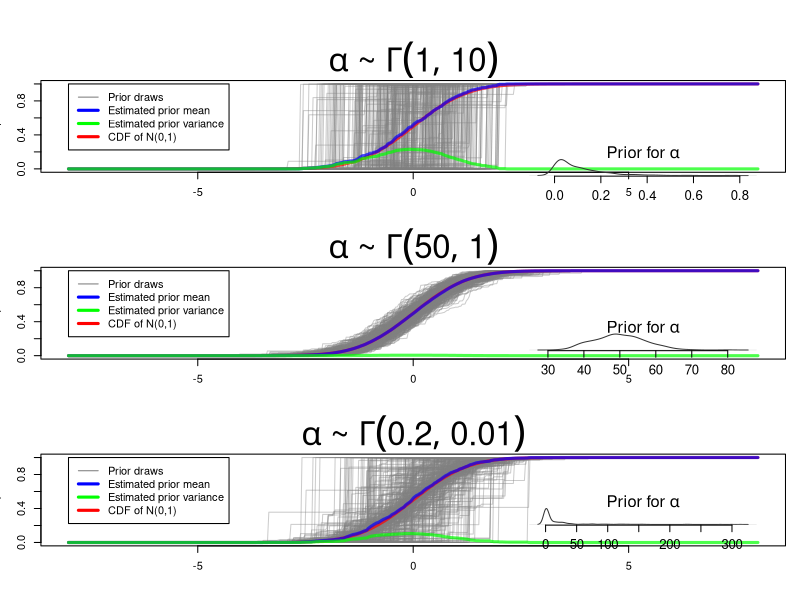

R code for this plot:
library(MCMCpack)

cdf = function(x, t){
    out = length(t)
    for (i in 1:length(t))
        out[i] = mean(x <= t[i])
    return (out)
    }
stick_break = function(n, alpha, Gdraw){
    get_pi = function(n, alpha){
        V = c(0, rbeta(n, 1, alpha))
        return (V[-1] * cumprod(1-V[-(n+1)]))
        }
    pi_vec = get_pi(n, alpha)
    theta = Gdraw(n)
    # Getting more draws from G0 than necessary

    y = sample(theta, replace = TRUE, prob = pi_vec)
    return (y)
    }

tl = 500
#alpha

a_vec = c(1, 50, 1/5)
b_vec = c(10, 1, 1/100)

 pdf("./figs/prob2b.pdf", height = 18, width = 12)
par(mfrow = c(3,1), mar = c(4.1, 3.1, 3.1, 1.1), oma = c(0, 0, 3, 0))
for (j in 1:3){

    ### Constructive
    set.seed(1)
    B = 400
    n = 850
    x = matrix(0, B, n)
    alpha = rgamma(B, a_vec[j], b_vec[j])
    for (i in 1:B)
        x[i,] = stick_break(n, alpha[i], function(n) rnorm(n, 0, 1))

    tvec = seq(-8, 8, length = tl)
    q = apply(x, 1, function(x) cdf(x, tvec))
    qlines = apply(q, 1, quantile, c(0.025, 0.5, 0.975))
    qmean = apply(q, 1, mean)
    qvar = apply(q, 1, var)

    opts = par(no.readonly = TRUE)

    matplot(tvec, q, type = 'l', lty = 1, col = rgb(0.5, 0.5, 0.5, 0.4), cex.main = 3.0, xlab = "",
        main = bquote(alpha ~ "~" ~ Gamma(.(a_vec[j]), .(b_vec[j]))))
    curve(pnorm(x, 0, 1), col = rgb(1, 0, 0, 0.7), add = TRUE, lwd = 3)
    lines(tvec, qmean, col = rgb(0, 0, 1, 0.7), lwd = 3)
    lines(tvec, qvar, col = rgb(0, 1, 0, 0.7), lwd = 3)
    legend(min(tvec), 1, legend = c("Prior draws", "Estimated prior mean",
        "Estimated prior variance", "CDF of N(0,1)"), lwd = c(1, 3, 3, 3), lty = c(1, 1, 1, 1),
        col = c("gray50", "blue", "green", "red"))


    dens = density(alpha)
    rng.x = range(tvec)
    x.diff = diff(rng.x)
  
    left = rng.x[1] + x.diff*2/3
    right = rng.x[2]
    par(fig = c(grconvertX(c(left, right), from="user", to="ndc"),
        grconvertY(c(0.25, 0.65), from="user", to="ndc")),
        mar = c(0.1, 0.1, 1.0, 0.1), new = TRUE)
    #plot(density(x),col="blue",cex.main=.5,lwd=3)
    plot(dens, type="l", col="gray20", cex.main=1.5, axes=FALSE,
        main = expression(paste("Prior for ", alpha)))
    axis(1, cex.axis=1.2)
    par(opts)
    par("mfg" = c(min(j+1, 3), 1, 3, 1))

    }
 dev.off()
